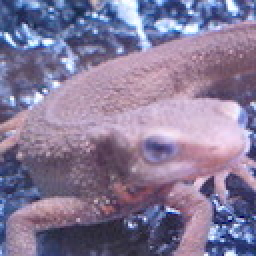
#> input picture Question_31_40/answers_py/imori.jpg, 128 x 128 px, found by its file name (shown 2 times larger)
$ jupyter execute --allow-errors MyAnswerAll.ipynb   (older library calls are emulated)
#> lines starting #> are read from the running program, lines starting #| are printed output that depends on the picture; after the words box and inside, x2 and y2 are one past the last pixel; in counts of white or black regions, pixels touching at a corner belong together
[cell 1]
import numpy as np
import cv2

[cell 2]
img=cv2.imread("imori.jpg").astype(np.float32)

[cell 3]
def BGR2GRAY(img):
    b=img[:,:,0].copy()
    g=img[:,:,1].copy()
    r=img[:,:,2].copy()

    out=0.2126*r+0.7152*g+0.0722*b
    out=out.astype(np.uint8)

    return out

def gaussian_filter(img,K_size=3,sigma=1.3):
    if len(img.shape)==3:
        H,W,C=img.shape
        gray=False
    else:
        img=np.expand_dims(img,axis=-1)
        H,W,C=img.shape
        gray=True

    # Zero padding
    pad=K_size//2
    out=np.zeros([H+pad*2,W+pad*2,C],dtype=np.float)
    out[pad:pad+H,pad:pad+W]=img.copy().astype(np.float)

    K=np.zeros((K_size,K_size),dtype=np.float)
    for x in range(-pad,-pad+K_size):
        for y in range(-pad,-pad+K_size):
            K[y+pad,x+pad]=np.exp(-(x**2+y**2)/(2*(sigma**2)))
    K/=(2*np.pi*sigma*sigma)
    K/=K.sum()

    tmp=out.copy()

    # filtering
    for y in range(H):
        for x in range(W):
            for c in range(C):
                out[pad+y,pad+x,c]=np.sum(K*tmp[y:y+K_size,x:x+K_size,c])


    out=np.clip(out,0,255)
    out=out[pad:pad+H,pad:pad+W].astype(np.uint8)

    if gray:
        out=out[...,0]

    return out

# soble filter
def sobel_filter(img,K_size=3):
    if len(img.shape)==3:
        H,W,C=img.shape
    else:
        H,W=img.shape

    pad=K_size//2
    out=np.zeros((H+pad*2,W+pad*2),dtype=np.float)
    out[pad:pad+H,pad:pad+W]=img.copy().astype(np.float)
    tmp=out.copy()

    out_v=out.copy()
    out_h=out.copy()

    # sobel vertical
    kv=[[1.,2.,1.],[0.,0.,0.],[-1.,-2.,-1.]]
    # sobel horizontal
    kh=[[1.,0.,-1.],[2.,0.,-2.],[1.,0.,-1.]]

    # filtering
    for y in range(H):
        for x in range(W):
            out_v[pad+y,pad+x]=np.sum(kv*(tmp[y:y+K_size,x:x+K_size]))
            out_h[pad+y,pad+x]=np.sum(kh*(tmp[y:y+K_size,x:x+K_size]))

    out_v=np.clip(out_v,0,255)
    out_h=np.clip(out_h,0,255)

    out_v=out_v[pad:pad+H,pad:pad+W].astype(np.uint8)
    out_h=out_h[pad:pad+H,pad:pad+W].astype(np.uint8)

    return out_v,out_h

def get_edge_angle(fx,fy):
    edge=np.sqrt(np.power(fx.astype(np.float32),2)+np.power(fy.astype(np.float32),2))
    edge=np.clip(edge,0,255)
    fx=np.maximum(fx,1e-5)

    angle=np.arctan(fy/fx)

    return edge,angle

def angle_quantization(angle):
    angle=angle/np.pi*180
    angle[angle<-22.5]=180+angle[angle<-22.5]
    _angle=np.zeros_like(angle,dtype=np.uint8)
    _angle[np.where(angle<=22.5)]=0
    _angle[np.where((angle>22.5) & (angle<=67.5))]=45
    _angle[np.where((angle>67.5) & (angle<=112.5))]=90
    _angle[np.where((angle>112.5) & (angle<=157.5))]=135

    return _angle

[cell 4]
def Canny_step1(img):

    gray=BGR2GRAY(img)
#> in BGR2GRAY, `r=img[:,:,2].copy()`:
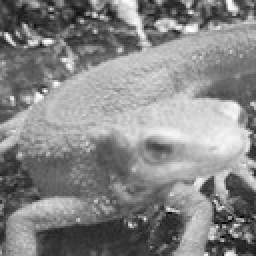
#> r: shape (128, 128) float32 (shown 2 times larger); min 0, max 255, mean 134.1
    gaussian=gaussian_filter(gray,K_size=5,sigma=1.4)
#> after the loop in gaussian_filter, `for y in range(H):`:
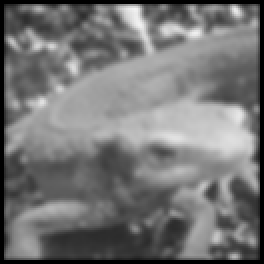
#> out: shape (132, 132, 1) float64 (shown 2 times larger); min 0, max 243.3, mean 117.2
    fy,fx=sobel_filter(gaussian,K_size=3)
#> after the loop in sobel_filter, `for y in range(H):`:
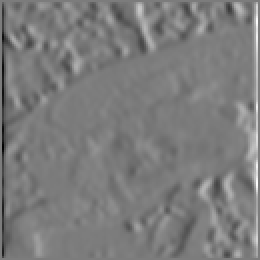
#> out_h: shape (130, 130) float64 (shown 2 times larger); min -581, max 611, mean 0; drawn with min black and max white
#> after the loop in sobel_filter, `for y in range(H):`:
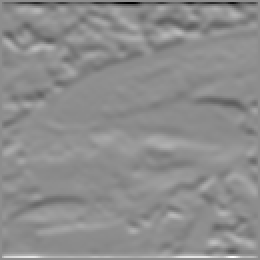
#> out_v: shape (130, 130) float64 (shown 2 times larger); min -870, max 701, mean 0.6; drawn with min black and max white
    edge,angle=get_edge_angle(fx,fy)
    angle=angle_quantization(angle)

    return edge,angle

[cell 5]
ans1=img.copy()
edge,angle=Canny_step1(ans1)
#> in Canny_step1, `angle=angle_quantization(angle)`:
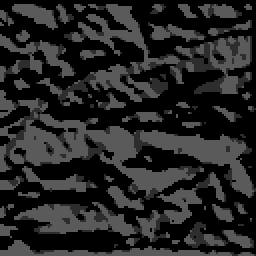
#> angle: shape (128, 128) (shown 2 times larger); min 0, max 90, mean 37.5

edge=edge.astype(np.uint8)
angle=angle.astype(np.uint8)

print(cv2.imwrite("ans1edge.jpg",edge))
#| True
print(cv2.imwrite("ans1angle.jpg",angle))
#| True

[cell 6]
def non_maximum_suppression(angle,edge):
    H,W=angle.shape
    _edge=edge.copy()

    for y in range(H):
        for x in range(W):
            if angle[y,x]==0:
                delta=[-1,0,1,0] # dx1,dy1,dx2,dy2
            elif angle[y,x]==45:
                delta=[-1,1,1,-1]
            elif angle[y,x]==90:
                delta=[0,-1,0,1]
            elif angle[y,x]==135:
                delta=[-1,-1,1,1]

            if x==0:
                delta[0]=max(delta[0],0)
                delta[2]=max(delta[2],0)
            if x==W-1:
                delta[0]=min(delta[0],0)
                delta[2]=min(delta[2],0)
            if y==0:
                delta[1]=max(delta[1],0)
                delta[3]=max(delta[3],0)
            if y==H-1:
                delta[1]=min(delta[1],0)
                delta[3]=min(delta[3],0)
            if max(max(edge[y,x],edge[y+delta[1],x+delta[0]]),edge[y+delta[3],x+delta[2]])!=edge[y,x]:
                _edge[y,x]=0

    return _edge

[cell 7]
ans2=img.copy().astype(np.float32)
edge2,angle2=Canny_step1(ans2)
_edge=non_maximum_suppression(angle2,edge2).astype(np.uint8)
_edge=np.clip(_edge,0,255)
print(cv2.imwrite("ans2edge.jpg",_edge))
#| True

[cell 8]
def hysterisis(edge,HT=100,LT=30):
    H,W=edge.shape

    edge[edge>=HT]=255
    edge[edge<=LT]=0

    _edge=np.zeros((H+2,W+2),dtype=np.float32)
    _edge[1:H+1,1:W+1]=edge

    nn=np.array(((1.,1.,1.),(1.,0.,1.),(1.,1.,1.)),dtype=np.float32)

    for y in range(1,H+2):
        for x in range(1,W+2):
            if _edge[y,x]<LT or _edge[y,x]>HT:
                continue
            if np.max(_edge[y-1:y+2,x-1:x+2]*nn) >= HT:
                _edge[y,x]=255
            else:
                _edge[y,x]=0

    edge=_edge[1:H+1,1:W+1]

    return edge

def Canny(img):
    edge,angle=Canny_step1(img)
    edge=non_maximum_suppression(angle,edge)

    out=hysterisis(edge,50,20)
#> in hysterisis, `edge[edge>=HT]=255`: edge: shape (128, 128) float32; min 0, max 255, mean 24.3
#> in hysterisis, `edge[edge<=LT]=0`: edge: shape (128, 128) float32; min 0, max 255, mean 23.9
#> after the loop in hysterisis, `for y in range(1,H+2):`:
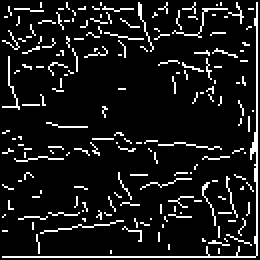
#> _edge: shape (130, 130) float32 (shown 2 times larger); 9.8% white in thin lines or dots
#> in hysterisis, `edge=_edge[1:H+1,1:W+1]`:
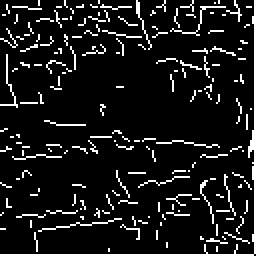
#> edge: shape (128, 128) float32 (shown 2 times larger); 10.1% white in thin lines or dots

    return out

[cell 9]
ans3=img.copy().astype(np.float32)
ans3=Canny(ans3).astype(np.uint8)
#> ans3: shape (128, 128); 10.1% white in thin lines or dots
print(cv2.imwrite("ans3.jpg",ans3))
#| True

[cell 10]
# [26 lines left out: function voting, not called in this run]

def Hough_Line_step1(edge):
    return voting(edge)

#> (a cell that did not finish here is left out)

[cell 12]
# [24 lines left out: function non_maximum_suppression_for_hough, not called in this run]

#> (a cell that did not finish here is left out)

[cell 14]
# [50 lines left out: functions non_maxium_suppression_for_inversehough, inverse_hough, not called in this run]

def Hough_Line(img,hough):
    suppressed=non_maxium_suppression_for_inversehough(hough)
    return inverse_hough(suppressed,img)

#> (a cell that did not finish here is left out)

[cell 16]
def otsu_binarization(img, th=128):
    H, W = img.shape
    out = img.copy()

    max_sigma = 0
    max_t = 0

    # determine threshold
    for _t in range(1, 255):
        v0 = out[np.where(out < _t)]
        m0 = np.mean(v0) if len(v0) > 0 else 0.
        w0 = len(v0) / (H * W)
        v1 = out[np.where(out >= _t)]
        m1 = np.mean(v1) if len(v1) > 0 else 0.
        w1 = len(v1) / (H * W)
        sigma = w0 * w1 * ((m0 - m1) ** 2)
        if sigma > max_sigma:
            max_sigma = sigma
            max_t = _t

    # Binarization
    print("threshold >>", max_t)
    th = max_t
    out[out < th] = 0
    out[out >= th] = 255

    return out

def MorphologyDilate(gray_img,Dil_time=1):
    H,W=gray_img.shape
    output=np.zeros((H+2,W+2),dtype=np.uint8)
    tmp=output.copy()
    tmp[1:1+H,1:1+W]=gray_img

    K=[[0,1,0],[1,0,1],[0,1,0]]
    for y in range(H):
        for x in range(W):
            if tmp[y+1,x+1]==255:
                output[y+1,x+1]=255
            elif np.sum((tmp[y:y+3,x:x+3]*K).ravel())>=255:
                output[y+1,x+1]=255

    Dil_time-=1
    if Dil_time == 0:
        return output[1:1+H,1:1+W]
    else:
        return MorphologyDilate(output[1:1+H,1:1+W],Dil_time)

[cell 17]
ans7=img.copy().astype(np.float32)
ans7=otsu_binarization(BGR2GRAY(ans7))
#> in otsu_binarization, `H, W = img.shape`: H = 128
#> the loop in otsu_binarization, `for _t in range(1, 255):` made 254 passes
#> (v0, m0, w0, m1, w1, sigma, max_sigma) on passes 7, 8, 21, 23, 24, 26, 29: ([6], 6, 6.1e-05, 126.2, 1, 0.881, 0.881), ([7, 7, 6], 6.67, 0.000183, 126.2, 1, 2.62, 2.62), ([7, 7, 6, 20], 10, 0.000244, 126.2, 1, 3.3, 3.3), ([7, 7, 6, 20, 22], 12.4, 0.000305, 126.2, 1, 3.95, 3.95), ([7, 7, 23, 6, 20, 22], 14.17, 0.000366, 126.2, 1, 4.6, 4.6), ([7, 7, 23, 6, 25, 20, 22], 15.71, 0.000427, 126.2, 1, 5.21, 5.21), ([7, 7, 23, 6, 25, 20, 22, 28], 17.25, 0.000488, 126.2, 1, 5.8, 5.8)
#> (m0, w0, m1, w1, sigma, max_sigma) on passes 35 to 40: (25.29, 0.00104, 126.3, 0.999, 10.57, 10.57), (26.32, 0.00116, 126.3, 0.999, 11.58, 11.58), (28.64, 0.00153, 126.3, 0.998, 14.54, 14.54), (30.67, 0.00201, 126.4, 0.998, 18.41, 18.41), (31.79, 0.00238, 126.4, 0.998, 21.25, 21.25), (33.27, 0.00299, 126.4, 0.997, 25.89, 25.89)
#> after the loop in otsu_binarization, `for _t in range(1, 255):`: max_sigma = 1633.1; max_t = 127
#| threshold >> 127
#> in otsu_binarization, `out[out >= th] = 255`: out: shape (128, 128); 49.4% white; 93 white regions (80 under 20 px), largest, box (x1, y1, x2, y2) and area: (0, 0, 128, 128) 6906, (3, 98, 43, 128) 479, (0, 42, 8, 53) 54
ans7=MorphologyDilate(ans7,Dil_time=2)
#> in MorphologyDilate, `tmp[1:1+H,1:1+W]=gray_img`: tmp: shape (130, 130); 47.9% white; 93 white regions (80 under 20 px), largest, box (x1, y1, x2, y2) and area: (1, 1, 129, 129) 6906, (4, 99, 44, 129) 479, (1, 43, 9, 54) 54
#> after the loop in MorphologyDilate, `for y in range(H):`: output: shape (130, 130); 60.2% white; 26 black regions (20 under 20 px), largest, box (x1, y1, x2, y2) and area: (0, 0, 130, 130) 6432, (101, 4, 117, 14) 80, (73, 72, 87, 82) 58, (108, 106, 118, 115) 44, (102, 90, 108, 100) 38, (76, 17, 90, 23) 34
#> after the loop in MorphologyDilate (call 2), `for y in range(H):`: output: shape (130, 130); 69.4% white; 21 black regions (17 under 20 px), largest, box (x1, y1, x2, y2) and area: (0, 0, 130, 130) 4978, (103, 6, 116, 12) 39, (59, 19, 69, 26) 27, (74, 73, 86, 79) 26
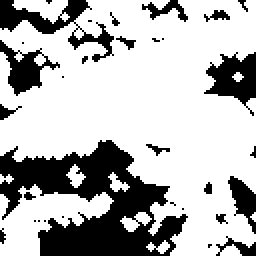
#> ans7: shape (128, 128) (shown 2 times larger); 71.6% white; 32 black regions (21 under 20 px), largest, box (x1, y1, x2, y2) and area: (0, 70, 94, 128) 2729, (0, 0, 57, 31) 516, (102, 26, 128, 58) 437
cv2.imwrite("ans7.jpg",ans7)
#> Out = True

[cell 18]
def MorphologyErosion(gray_img,Ero_time=1):
    H,W=gray_img.shape
    gray_img=np.pad(gray_img,(1,1),'edge')
    output=np.zeros_like(gray_img,dtype=np.uint8)

    K=np.array(((0,1,0),(1,0,1),(0,1,0)),dtype=np.int)
    for y in range(H):
        for x in range(W):
            if gray_img[y+1,x+1]==255:
                if np.sum((gray_img[y:y+3,x:x+3]*K).ravel())>=(255*4):
                    output[y+1,x+1]=255

    Ero_time-=1
    if Ero_time==0:
        return output[1:1+H,1:1+W]
    else:
        return MorphologyErosion(output[1:1+H,1:1+W],Ero_time)

[cell 19]
ans8=img.copy().astype(np.float32)
ans8=otsu_binarization(BGR2GRAY(ans8))
#> the loop in otsu_binarization (call 2), `for _t in range(1, 255):` made 254 passes
#> (v0, m0, w0, sigma, max_sigma) on passes 7 to 8: ([6], 6, 6.1e-05, 0.881, 0.881), ([7, 7, 6], 6.67, 0.000183, 2.62, 2.62)
#> (m0, w0, sigma) on passes 1 to 6: (0, 0, 0), (0, 0, 0), (0, 0, 0), (0, 0, 0), (0, 0, 0), (0, 0, 0)
#| threshold >> 127
ans8=MorphologyErosion(ans8,Ero_time=2)
#> in MorphologyErosion, `gray_img=np.pad(gray_img,(1,1),'edge')`: gray_img: shape (130, 130); 48.9% white; 93 white regions (79 under 20 px), largest, box (x1, y1, x2, y2) and area: (0, 0, 130, 130) 6982, (4, 99, 44, 130) 494, (0, 43, 9, 54) 60
#> after the loop in MorphologyErosion, `for y in range(H):`: output: shape (130, 130); 36.3% white; 51 white regions (44 under 20 px), largest, box (x1, y1, x2, y2) and area: (1, 1, 129, 102) 5062, (86, 89, 111, 129) 398, (6, 100, 42, 129) 335
#> after the loop in MorphologyErosion (call 2), `for y in range(H):`: output: shape (130, 130); 28.8% white; 27 white regions (21 under 20 px), largest, box (x1, y1, x2, y2) and area: (1, 14, 129, 94) 4081, (90, 102, 110, 129) 234, (7, 101, 40, 129) 227, (57, 1, 73, 20) 117, (89, 91, 102, 101) 46, (80, 12, 89, 16) 28
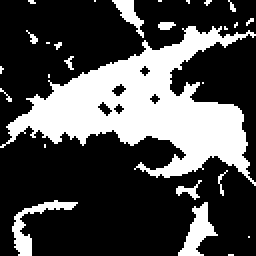
#> ans8: shape (128, 128) (shown 2 times larger); 29.7% white; 27 white regions (21 under 20 px), largest, box (x1, y1, x2, y2) and area: (0, 13, 128, 93) 4081, (89, 101, 109, 128) 234, (6, 100, 39, 128) 227, (56, 0, 72, 19) 117, (88, 90, 101, 100) 46, (79, 11, 88, 15) 28
cv2.imwrite("ans8.jpg",ans8)
#> Out = True

[cell 20]
def Morphology_Opening(gray_img,times=1):
    tmp=MorphologyErosion(gray_img,times)
    output=MorphologyDilate(tmp,times)

    return output

[cell 21]
ans9=img.copy().astype(np.float32)
ans9=otsu_binarization(BGR2GRAY(ans9))
#| threshold >> 127
ans9=Morphology_Opening(ans9,times=1)
#> in Morphology_Opening, `tmp=MorphologyErosion(gray_img,times)`: tmp: shape (128, 128); 37.4% white; 51 white regions (44 under 20 px), largest, box (x1, y1, x2, y2) and area: (0, 0, 128, 101) 5062, (85, 88, 110, 128) 398, (5, 99, 41, 128) 335
#> after the loop in MorphologyDilate (call 3), `for y in range(H):`: output: shape (130, 130); 44.5% white; 32 white regions (22 under 20 px), largest, box (x1, y1, x2, y2) and area: (1, 1, 129, 129) 6503, (4, 99, 43, 129) 454, (12, 13, 34, 30) 133
#> in Morphology_Opening, `output=MorphologyDilate(tmp,times)`: output: shape (128, 128); 45.9% white; 32 white regions (22 under 20 px), largest, box (x1, y1, x2, y2) and area: (0, 0, 128, 128) 6503, (3, 98, 42, 128) 454, (11, 12, 33, 29) 133
cv2.imwrite("ans9.jpg",ans9)
#> Out = True

[cell 22]
def Morphology_Closing(gray_img,times=1):
    tmp=MorphologyDilate(gray_img,times)
    output=MorphologyErosion(tmp,times)

    return output

[cell 23]
ans10=img.copy().astype(np.float32)
ans10=Canny(ans10).astype(np.uint8)
ans10=Morphology_Closing(ans10)
#> in MorphologyDilate (call 4), `tmp[1:1+H,1:1+W]=gray_img`: tmp: shape (130, 130); 9.8% white in thin lines or dots
#> after the loop in MorphologyDilate (call 4), `for y in range(H):`: output: shape (130, 130); 28.7% white in thin lines or dots
#> in Morphology_Closing, `tmp=MorphologyDilate(gray_img,times)`:
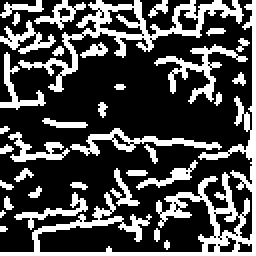
#> tmp: shape (128, 128) (shown 2 times larger); 29.6% white; 36 white regions (9 under 20 px), largest, box (x1, y1, x2, y2) and area: (0, 0, 128, 128) 1643, (9, 0, 122, 46) 932, (77, 22, 124, 52) 334
cv2.imwrite("ans10.jpg",ans10)
#> Out = True
